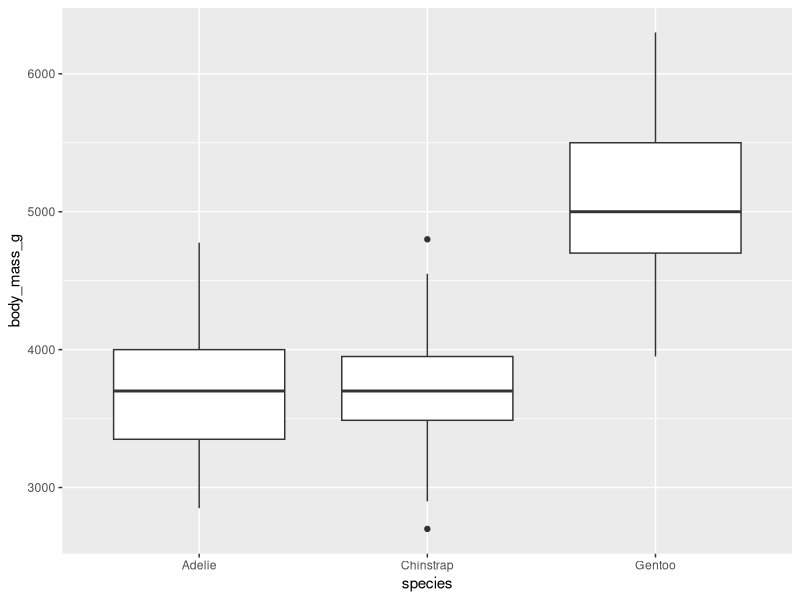

Write R code to recreate this figure.
## ---- chunk 1
#| message: false
#| warning: false

library(tidyverse)
library(palmerpenguins)
## ---- chunk 2

clean_penguins <- penguins |> 
  drop_na()

clean_penguins
## ---- chunk 3

mass_difference <- clean_penguins |>
  group_by(sex) |>
  summarize(mean_mass = mean(body_mass_g))

mass_difference 
## ---- chunk 4

#| label: fig-penguin-mass
#| fig-cap: "Body mass of penguins by species."

ggplot(penguins, aes(x = species, y = body_mass_g)) +
  geom_boxplot(na.rm = TRUE)
